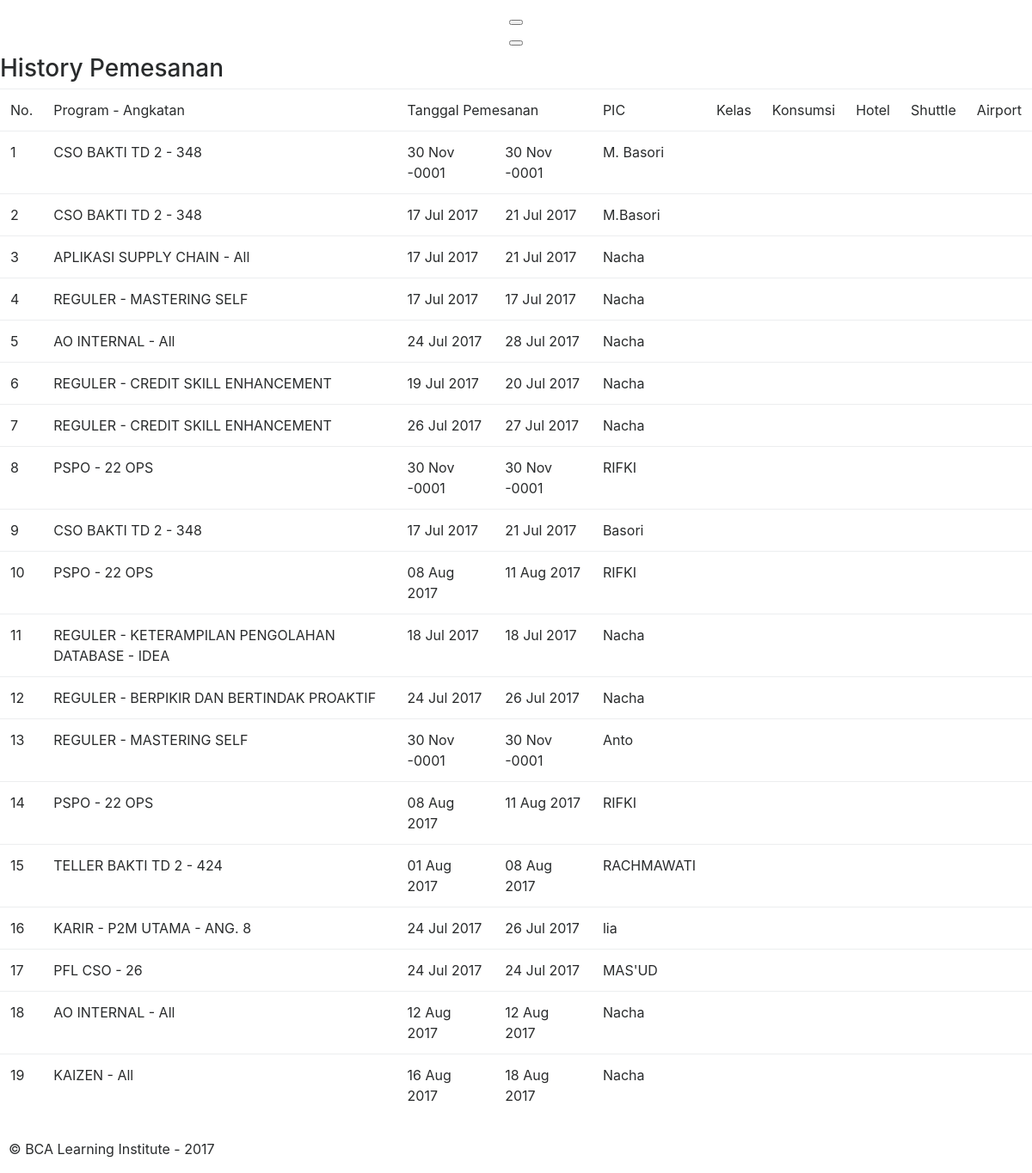
Screenshot of /index.php/history with the database file from the repository.
### tables this page shows
CREATE TABLE IF NOT EXISTS `pemesanan` (
  `PemesananID` int(11) NOT NULL AUTO_INCREMENT,
  `AngkatanID` int(11) NOT NULL,
  `TanggalAwalPemesanan` date NOT NULL,
  `TanggalAkhirPemesanan` date NOT NULL,
  `PICprogram` varchar(100) NOT NULL,
  `JumlahPeserta` int(11) NOT NULL,
  `UserID` int(11) NOT NULL,
  PRIMARY KEY (`PemesananID`)
);

### application/controllers/History.php (called while the page is built, shortened)
<?php
Class History extends CI_Controller
{
  public function __construct() {
  $this->load->helper('security');
  $this->load->helper('form');
  $this->load->library('form_validation');
  $this->load->library('session');
  $this->load->model('login_database');
  $this->load->model('Rekap_model');
  $this->load->model('Model');
  }
  public function index()
  {
    $data['Rekap_All'] = $this->Rekap_model->get_All_Recaps();
		$this->load->view('templates/header');
		$this->load->view('pages/ViewHistory',$data);
		$this->load->view('templates/footer');
  }
}
?>

### index.php (called while the page is built, shortened)
<?php
require_once BASEPATH.'core/CodeIgniter.php';

### application/models/Rekap_model.php (called while the page is built, shortened)
<?php
class rekap_model extends CI_Model
{
    public function get_All_Recaps()
    {
		$query = $this->db->query("SELECT Distinct p.PemesananID as id_pemesanan, p.JumlahPeserta as JumlahPeserta , concat (pr.programname,' - ',ak.namaangkatan) as nama_program,pr.programname as program,ak.namaangkatan as angkatan, ak.ProgramMulai as tanggal_program_mulai ,ak.ProgramSelesai as tanggal_program_selesai, p.TanggalAwalPemesanan as tanggal_awal_pemesanan, p.TanggalAkhirPemesanan as tanggal_akhir_pemesanan , p.UserID, p.PICprogram as pic_program , pk.status as status_kelas , pks.status as status_konsumsi , psb.status as status_shuttlebus , pas.status as status_busbandara , ph.status as status_hotel
							FROM (((((`pemesanan` as p left join `pemesanan_kelas` as pk on p.PemesananID = pk.PemesananID)
							left JOIN pemesanan_konsumsi as pks on pks.PemesananID = p.PemesananID )
							left JOIN pemesanan_shuttlebus as psb on psb.PemesananID = p.PemesananID )
							left JOIN pemesanan_airportshuttle as pas on pas.PemesananID = p.PemesananID )
							left JOIN pemesanan_hotel as ph on ph.PemesananID = p.PemesananID )
							join angkatan ak on ak.angkatanid = p.angkatanid join program pr on pr.ProgramID = ak.ProgramID
							Order by p.PemesananID");
		$result = $query->result();
         return $result;
    }
}

### application/views/pages/ViewHistory.php (the view, shortened to what this page needs)
<div class="panel" action="<?= base_url()?>">
<div class="panel-heading">
    <h3 class="panel-title" id="title">History Pemesanan</h3>
</div>
      <div class="panel-body">
        <table class="table table-hover" id="bootstrap-table">
          <?php $no = 1; ?>
		  <thead>
          <tr>
            <td>No.</td>
            <td>Program - Angkatan</td>
            <td colspan='2'>Tanggal Pemesanan</td>
            <td>PIC</td>
            <td align="center">Kelas</td>
            <td align="center">Konsumsi</td>
            <td align="center">Hotel</td>
            <td align="center">Shuttle</td>
            <td align="center">Airport</td>
          </tr>
		  </thead>
          <?php foreach ($Rekap_All as $all)
          {
            ?>
            <tr>
              <td><?php echo $no; $no++?></td>
              <td><?php echo($all->nama_program);?></td>
              <td><?php echo date("d M Y", strtotime($all->tanggal_awal_pemesanan)); ?></td>
              <td><?php echo date("d M Y", strtotime($all->tanggal_akhir_pemesanan))?></td>
              <td><?php echo $all->pic_program;?></td>
              <td align="center">
			  </td>
              <td align="center">
			  </td>
              <td align="center">
			  </td>
              <td align="center">
			  </td>
              <td align="center">
			  </td>
            </tr>
            <?php
          }
          ?>
        </table>
      </div>
</div>

### application/views/templates/header.php (shortened to what this page needs)
<!doctype html>
<html lang="en">
<head>
	<link rel="stylesheet" href="<?php echo base_url(); ?>assets/css/bootstrap.min.css">
	<link rel="stylesheet" href="<?php echo base_url(); ?>assets/css/vendor/icon-sets.css">
	<link rel="stylesheet" href="<?php echo base_url(); ?>assets/css/main.css">
	<link rel="stylesheet" href="<?php echo base_url(); ?>assets/css/main.min.css">
</head>
<body>
  <div id="wrapper">
    <div class="main">
      <nav class="navbar navbar-default">
        <div class="container-fluid">
          <div class="navbar-btn">
            <button type="button" class="btn-toggle-fullwidth"><i class="lnr lnr-arrow-left-circle"></i></button>
          </div>
          <div class="navbar-header">
            <button type="button" class="navbar-toggle collapsed" data-toggle="collapse" data-target="#navbar-menu">
            </button>
          </div>
        </div>
      </nav>

### application/views/templates/footer.php (shortened to what this page needs)
</div>
	</div>
</body>
		<footer>
			<div class="footer navbar-fixed-bottom" style="padding-top:10px; padding-bottom:10 padding-right:10px;padding-left:10px;">
				<p class="copyright">
				&copy; BCA Learning Institute - 2017</p>
			</div>
		</footer>
</html>

### rows the page displays
pemesanan: nama_program "CSO BAKTI TD 2 - 348", TanggalAwalPemesanan "30 Nov -0001", TanggalAkhirPemesanan "30 Nov -0001", PICprogram "M. Basori"
pemesanan: nama_program "CSO BAKTI TD 2 - 348", TanggalAwalPemesanan "17 Jul 2017", TanggalAkhirPemesanan "21 Jul 2017", PICprogram "M.Basori"
pemesanan: nama_program "APLIKASI SUPPLY CHAIN - All", TanggalAwalPemesanan "17 Jul 2017", TanggalAkhirPemesanan "21 Jul 2017", PICprogram "Nacha"
pemesanan: nama_program "REGULER - MASTERING SELF", TanggalAwalPemesanan "17 Jul 2017", TanggalAkhirPemesanan "17 Jul 2017", PICprogram "Nacha"
pemesanan: nama_program "AO INTERNAL - All", TanggalAwalPemesanan "24 Jul 2017", TanggalAkhirPemesanan "28 Jul 2017", PICprogram "Nacha"
pemesanan: nama_program "REGULER - CREDIT SKILL ENHANCEMENT", TanggalAwalPemesanan "19 Jul 2017", TanggalAkhirPemesanan "20 Jul 2017", PICprogram "Nacha"
pemesanan: nama_program "REGULER - CREDIT SKILL ENHANCEMENT", TanggalAwalPemesanan "26 Jul 2017", TanggalAkhirPemesanan "27 Jul 2017", PICprogram "Nacha"
pemesanan: nama_program "PSPO - 22 OPS", TanggalAwalPemesanan "30 Nov -0001", TanggalAkhirPemesanan "30 Nov -0001", PICprogram "RIFKI"
pemesanan: nama_program "CSO BAKTI TD 2 - 348", TanggalAwalPemesanan "17 Jul 2017", TanggalAkhirPemesanan "21 Jul 2017", PICprogram "Basori"
pemesanan: nama_program "PSPO - 22 OPS", TanggalAwalPemesanan "08 Aug 2017", TanggalAkhirPemesanan "11 Aug 2017", PICprogram "RIFKI"
pemesanan: nama_program "REGULER - KETERAMPILAN PENGOLAHAN DATABASE - IDEA", TanggalAwalPemesanan "18 Jul 2017", TanggalAkhirPemesanan "18 Jul 2017", PICprogram "Nacha"
pemesanan: nama_program "REGULER - BERPIKIR DAN BERTINDAK PROAKTIF", TanggalAwalPemesanan "24 Jul 2017", TanggalAkhirPemesanan "26 Jul 2017", PICprogram "Nacha"
pemesanan: nama_program "REGULER - MASTERING SELF", TanggalAwalPemesanan "30 Nov -0001", TanggalAkhirPemesanan "30 Nov -0001", PICprogram "Anto"
pemesanan: nama_program "PSPO - 22 OPS", TanggalAwalPemesanan "08 Aug 2017", TanggalAkhirPemesanan "11 Aug 2017", PICprogram "RIFKI"
pemesanan: nama_program "TELLER BAKTI TD 2 - 424", TanggalAwalPemesanan "01 Aug 2017", TanggalAkhirPemesanan "08 Aug 2017", PICprogram "RACHMAWATI"
pemesanan: nama_program "KARIR - P2M UTAMA - ANG. 8", TanggalAwalPemesanan "24 Jul 2017", TanggalAkhirPemesanan "26 Jul 2017", PICprogram "lia"
pemesanan: nama_program "PFL CSO - 26", TanggalAwalPemesanan "24 Jul 2017", TanggalAkhirPemesanan "24 Jul 2017", PICprogram "MAS'UD"
pemesanan: nama_program "AO INTERNAL - All", TanggalAwalPemesanan "12 Aug 2017", TanggalAkhirPemesanan "12 Aug 2017", PICprogram "Nacha"
pemesanan: nama_program "KAIZEN - All", TanggalAwalPemesanan "16 Aug 2017", TanggalAkhirPemesanan "18 Aug 2017", PICprogram "Nacha"
